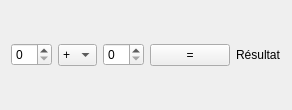
<?xml version="1.0" encoding="UTF-8"?>
<ui version="4.0">
 <class>Calculatrice</class>
 <widget class="QWidget" name="Calculatrice">
  <property name="geometry">
   <rect>
    <x>0</x>
    <y>0</y>
    <width>292</width>
    <height>110</height>
   </rect>
  </property>
  <property name="windowTitle">
   <string>Form</string>
  </property>
  <layout class="QHBoxLayout" name="horizontalLayout">
   <item>
    <widget class="QSpinBox" name="nombre1"/>
   </item>
   <item>
    <widget class="QComboBox" name="operation">
     <property name="maximumSize">
      <size>
       <width>16777215</width>
       <height>16777215</height>
      </size>
     </property>
     <item>
      <property name="text">
       <string>+</string>
      </property>
     </item>
     <item>
      <property name="text">
       <string>-</string>
      </property>
     </item>
     <item>
      <property name="text">
       <string>*</string>
      </property>
     </item>
     <item>
      <property name="text">
       <string>/</string>
      </property>
     </item>
    </widget>
   </item>
   <item>
    <widget class="QSpinBox" name="nombre2"/>
   </item>
   <item>
    <widget class="QPushButton" name="boutonEgal">
     <property name="text">
      <string>=</string>
     </property>
    </widget>
   </item>
   <item>
    <widget class="QLabel" name="resultat">
     <property name="text">
      <string>Résultat</string>
     </property>
    </widget>
   </item>
  </layout>
 </widget>
 <resources/>
 <connections/>
</ui>
